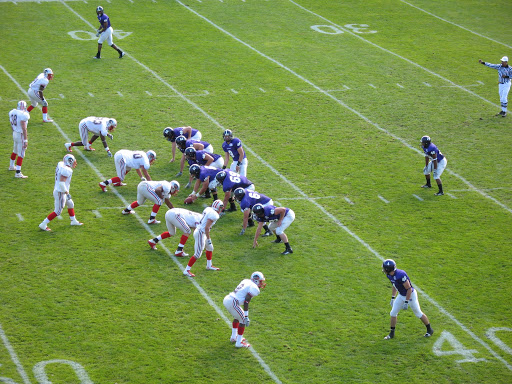
#> input picture Chapter 08. Image Formation/images/football.jpg, 512 x 384 px; the run also reads 2 pictures not shown here
$ jupyter execute --allow-errors '8.3 2D homographies.ipynb'
#> lines starting #> are read from the running program, lines starting #| are printed output that depends on the picture
# 8.3 2D Homographies

A 2D homography is a very general linear transformation between planes. In the previous notebook we applied rotations and translations to 3D points, which are examples of 3D euclidean homographies.

In computer vision, a homography is usually defined as a **perspective transformation of a plane**, in other workds, a reprojection of a plane from one camera image into a different one, where the camera may have been translated and/or rotated. As a consequence, **any two images of the same planar surface in space are related by a homography**. This has many practical applications, such as image rectification, image registration, augmented reality, etc.

For 2D homographies, we have a $3x3$ matrix containing the linear transformation:$\\[010pt]$

$$
\begin{bmatrix} a & b & c \\ d & e & f \\ g & h & 1 \end{bmatrix} \begin{bmatrix} x \\ y \\  1\end{bmatrix}
=
\begin{bmatrix} u \\ v \\  w\end{bmatrix}\hspace{2cm} \begin{array}{rcr} x' = u\ /\ w \\ y' = v \ / \ w \end{array}\\[5pt] $$

<center>

</center>$\\[5pt]$

Notice that in such transformation:
- Lines are kept straight.
- Incident lines remain.

**In this notebook we will learn:**

- different types of homographies (<a href="#831">section 8.3.1</a>).
- how to find the parameters for a given homography in 2D (<a href="#832">section 8.3.2</a>).
- under which conditions a homography exists (<a href="#833">section 8.3.3</a>).

## Problem context - Homography in american football

American football is a team sport played by two teams of eleven players on a rectangular field with goalposts at each end. For the cool things we are going to implement we just need to know some points about this sport:

- The offense (the team with possession of the football) has 4 tries (called downs) for making the ball advance at least 10 yards (approx 9 meters).
- If a player passes the **down line** (yellow) with the ball, the offense have another 4 tries to advance 10 yards (from the point where the football was lost).
- **On television, a yellow line is electronically superimposed on the field to show the first down line to the viewing audience. Also, a blue line is superimposed showing where the play (the football) starts.**$\\[10pt]$

<center></center>$\\[3pt]$

As you can see in the image above, the offense is in the **3rd try** for advancing 10 yards (they advanced 5 yards in previous tries, so **the objective is 5 yards**). That information is given by a rectangle placed in the field showing **3rd (try) & 5 (yards to go)**.

Our objective in this notebook is to **place the blue line** (where the ball starts), the **yellow line** (down line) and the placed **rectangle** (which gives to the audience some information) **using homographies**. Cool, isn't?

[cell 1]
import numpy as np
import cv2
import matplotlib.pyplot as plt
import matplotlib
from math import cos,sin,pi

matplotlib.rcParams['figure.figsize'] = (12.0, 6.0)
images_path = './images/'

## 8.3.1 2D homography hierarchy levels <a id="831"></a>

But let's start from the beginning. All 2D homographies are linear transformations of 2D points, but there is a hierarchy level where we can distinguish different types of homographies (and, hence, transformations):$\\[10pt]$

<center></center>$\\[5pt]$

Throughout the next section we will cover these homography types. Let's go!

### <span style="color:orange">LEVEL 1: Translation</span>

$$\lambda \begin{bmatrix}x' \\ y' \\ 1 \end{bmatrix} = \begin{bmatrix} 1 & 0 & t_x \\ 0 & 1 & t_y \\ 0 & 0 & 1 \end{bmatrix}\begin{bmatrix}x \\ y \\ 1 \end{bmatrix} = \lambda \begin{bmatrix}x + t_x \\ y + t_y \\ 1 \end{bmatrix}\\[5pt]$$

Translation is the most simple homography, since pixels of the plane are **only shifted** in both $X$ and $Y$ directions.

### **<span style="color:green"><b><i>ASSIGNMENT 1a: Playing with... wait for it... translation!</i></b></span>**

Your first task is to:

1. Define a transformation matrix `M` that applies an arbitrary translation to the image `football.jpg`. Define such a matrix as having a `float64` format (more info about NumPy data types [here](https://numpy.org/doc/stable/user/basics.types.html)).

2. Apply such a homography to an image using the OpenCV function [`cv2.warpPerspective()`](https://docs.opencv.org/4.2.0/da/d54/group__imgproc__transform.html#gaf73673a7e8e18ec6963e3774e6a94b87). Take a look at its input arguments.

3. Finally, show both the original and the resulting image.

*Note: The size of the output image depends on the transformation we want to do, but for the following examples you can use the double of the width and height of the original image.*

<font color="blue">Output example:</font>

[cell 2]
# Write your code here!
matplotlib.rcParams["figure.figsize"] = (12.0, 6.0)

# Read image
image = cv2.imread(images_path + "football.jpg")
#> image is the input picture: shape (384, 512, 3); mean B, G, R 73.1, 145.6, 119.3
image = cv2.cvtColor(image, cv2.COLOR_BGR2RGB)

# Define transformation matrix
M = np.array([[1, 0, 100], [0, 1, 100], [0, 0, 1]], dtype=np.float32)

# Apply homography
n_rows = image.shape[0]
n_cols = image.shape[1]
transformed = cv2.warpPerspective(image, M, (n_rows+300, n_cols))
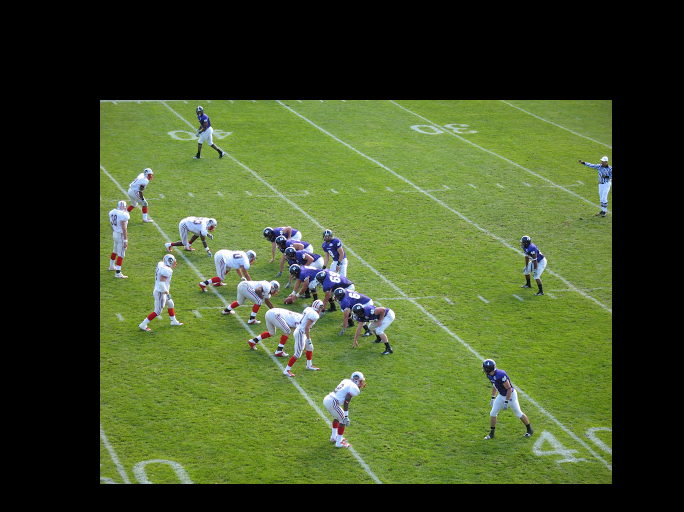
#> transformed: shape (512, 684, 3); mean R, G, B 67, 81.7, 41

# Show the resulting image
plt.subplot(121)
plt.title("Original")
plt.imshow(image)
plt.subplot(122)
plt.title("Transformed")
plt.imshow(transformed)
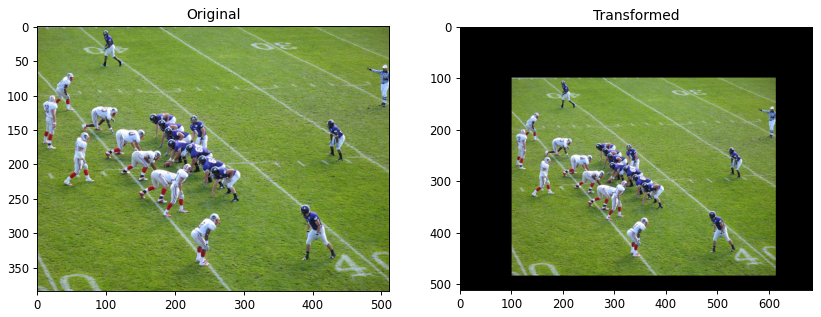
#> figure drawn by matplotlib, 2 panels

### <span style="color:orange">LEVEL 2: Euclidean transformation</span>

A linear transformation defining an euclidean (rigid) transformation has the shape:

$$\lambda \begin{bmatrix}x' \\ y' \\ 1 \end{bmatrix} = \begin{bmatrix} cos(\theta) & -sin(\theta) & t_x \\ sin(\theta) & cos(\theta) & t_y \\ 0 & 0 & 1 \end{bmatrix}\begin{bmatrix}x \\ y \\ 1 \end{bmatrix} = \lambda \begin{bmatrix}cos(\theta)x - sin(\theta)y + t_x \\ sin(\theta)x + cos(\theta)y  + t_y \\ 1 \end{bmatrix}\\[5pt]$$

As we saw in the previous notebook, this homography applies **rotation + translation**.
*Note that rotation is around the origin of coordinates (0,0), which is the top-left corner of the image.*

### **<span style="color:green"><b><i>ASSIGNMENT 1b: Euclidean transformation comes into play</i></b></span>**

Repeat the previous exercise using an Euclidean transformation, that is:

1. define the transformation matrix `M`,
2. apply it to the image,
3. show the initial and the resulting images.

<font color="blue">Output example:</font>

[cell 3]
# Write your code here!

# Define transformation matrix
theta = 45 * pi / 180
M = np.array(
    [[cos(theta), -sin(theta), 400], [sin(theta), cos(theta), 100], [0, 0, 1]],
    dtype=np.float32,
)

# Apply homography
n_rows = image.shape[0]
n_cols = image.shape[1]
transformed = cv2.warpPerspective(image, M, (n_rows + 400, n_cols + 300))
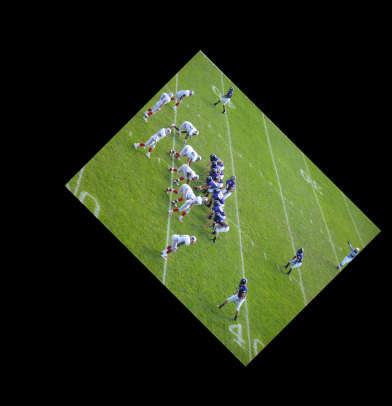
#> transformed: shape (812, 784, 3) (shown at 1/2 size); mean R, G, B 36.9, 45, 22.6

# Show the resulting image
plt.subplot(121)
plt.title("Original")
plt.imshow(image)
plt.subplot(122)
plt.title("Transformed")
plt.imshow(transformed)
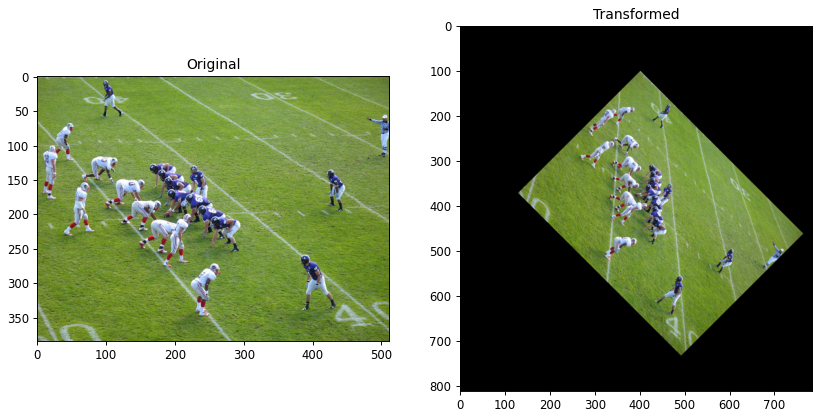
#> figure drawn by matplotlib, 2 panels

### <span style="color:orange">LEVEL 3: Similarity</span>

The similarity transformation adds a scale to the previous one, so:

$$\lambda \begin{bmatrix}x' \\ y' \\ 1 \end{bmatrix} = \begin{bmatrix} s & 0 & 0 \\ 0 & s & 0 \\ 0 & 0 & 1 \end{bmatrix}\begin{bmatrix} cos(\theta) & -sin(\theta) & t_x \\ sin(\theta) & cos(\theta) & t_y \\ 0 & 0 & 1 \end{bmatrix}\begin{bmatrix}x \\ y \\ 1 \end{bmatrix} = \begin{bmatrix} s\cdot cos(\theta) & -s\cdot sin(\theta) & s\cdot t_x \\ s\cdot sin(\theta) & s\cdot cos(\theta) & s\cdot t_y \\ 0 & 0 & 1 \end{bmatrix}\begin{bmatrix}x \\ y \\ 1 \end{bmatrix} = \lambda \begin{bmatrix}s\cdot (cos(\theta)x - sin(\theta)y + t_x) \\ s\cdot (sin(\theta)x + cos(\theta)y  + t_y) \\ 1 \end{bmatrix}\\[5pt]$$

That is, this homography applies **rotation + translation + scale**.
*Note that scale have to be equal for both axes $x$ and $y$.*

### **<span style="color:green"><b><i>ASSIGNMENT 1c: Applying a similarity transformation</i></b></span>**

Repeat the previous exercise using a similarity transformation, that is:

1. define the transformation matrix `M`,
2. apply it to the image,
3. show the initial and the resulting images.

<font color="blue">Output example:</font>

[cell 4]
# Write your code here!

# Define transformation matrix
theta = 45 * pi / 180
scale = 2.5
M = scale * np.array([[cos(theta), -sin(theta), 250], [sin(theta), cos(theta), 0], [0, 0, 1/scale]], dtype=np.float32)

# Apply homography
n_rows = image.shape[0]
n_cols = image.shape[1]
transformed = cv2.warpPerspective(image, M, (n_rows + 1000, n_cols + 1000))
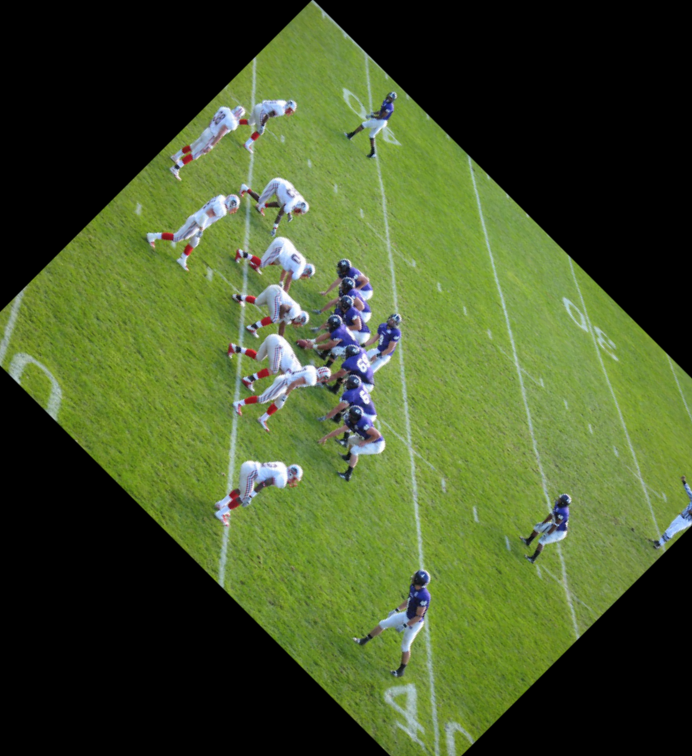
#> transformed: shape (1512, 1384, 3) (shown at 1/2 size); mean R, G, B 68.5, 83.6, 42

# Show the resulting image
plt.subplot(121)
plt.title("Original")
plt.imshow(image)
plt.subplot(122)
plt.title("Transformed")
plt.imshow(transformed);
#> (the rest of the program and of its run is left out)
